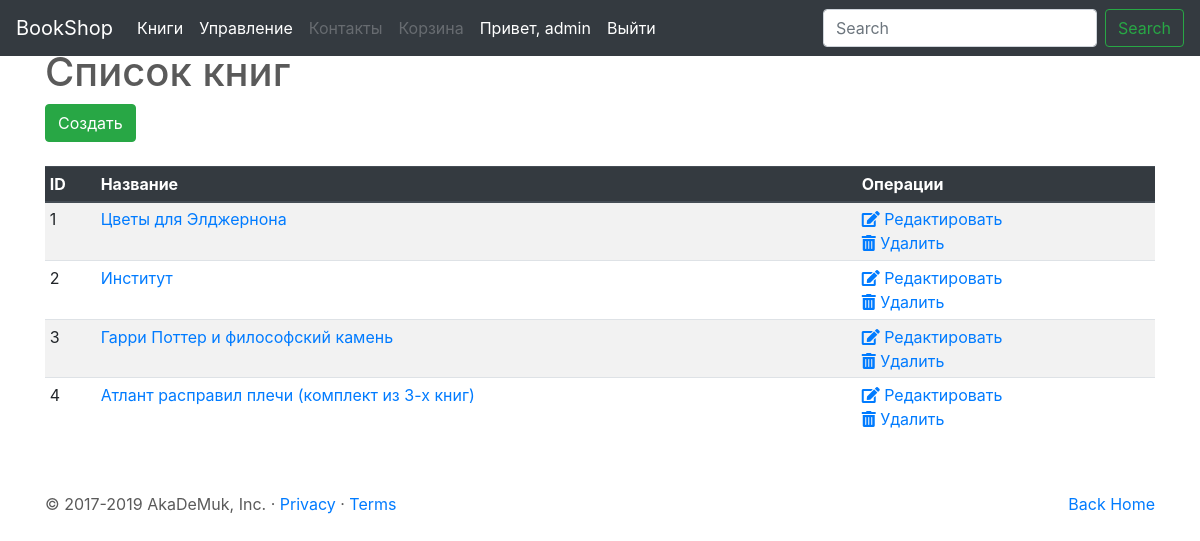
Page /books/list/ (signed in) on the committed database.
### book/models.py (models this page shows, shortened)
class Book(models.Model):
    name=models.CharField(max_length=100, verbose_name="Название книги")
    description=models.TextField (blank=True, null=True, verbose_name="Описание книги")
    image = models.ImageField(upload_to='books_images/', blank=True, null=True, verbose_name="Фото обложки", default='30478-3261.jpg')
    price=models.DecimalField(max_digits=10, decimal_places=2, verbose_name="Цена (BYN)")
    authors=models.ManyToManyField(Author)
    series=models.ForeignKey(Series, verbose_name="Серия", on_delete=models.PROTECT, blank=True, null=True)
    genres=models.ManyToManyField(Genre)
    year = models.PositiveIntegerField(
               validators=[
                   MinValueValidator(1900),
                   MaxValueValidator(datetime.now().year)],
               help_text="Используйте формат: <YYYY>", default=datetime.now().year, blank=True, null=True, verbose_name="Год издания")
    pages=models.PositiveIntegerField(blank=True, null=True, verbose_name="Количество страниц")
    binding=models.CharField(blank=True, null=True, max_length=100, verbose_name="Переплет")
    format=models.CharField(blank=True, null=True, max_length=20, verbose_name="Формат")
    isbn=models.CharField(blank=True, null=True, unique=True, max_length=17, verbose_name='ISBN')
    weight=models.PositiveIntegerField(blank=True, null=True, verbose_name="Вес (гр)")
    age_rating=models.PositiveIntegerField(blank=True, null=True, verbose_name='Возрастные ограничения')
    publisher=models.ForeignKey(Publisher, on_delete=models.PROTECT)
    quantity=models.PositiveIntegerField(default=0, verbose_name='Количество книг в наличии')
    active=models.BooleanField(default=False, verbose_name="Активный (доступен для заказа, Да/Нет)")
    rating=models.PositiveIntegerField(blank=True, null=True, verbose_name='Рейтинг (0 - 10)')
    created=models.DateTimeField(auto_now_add=True, editable=False, verbose_name='Дата внесения в каталог')
    modified=models.DateTimeField(auto_now=True, editable=False, verbose_name='Дата последнего изменения')

### book/views.py (the view)
# urls.py: path('list/',views.ViewBooks.as_view(),name="list"),
class ViewBooks(PermissionRequiredMixin, ListView):
    permission_required = 'book.view_book'
    template_name = 'book_list.html'
    model = Book
    paginate_by = 30

### book/templates/book_list.html (shortened to what this page needs)
{% extends 'base.html' %}
{% block content %}
<div class ='container'>
<h1>Список книг</h1>
<a href="{% url 'book:create' %}"><button type="button" class="btn btn-success">Cоздать</button></a>
<br>
<br>
<table class= "table table-striped table-sm">
    <thead class="thead-dark">
        <tr>
            <th scope="col">ID</th>
            <th scope="col">Название</th>
            <th scope="col">Операции</th>
        </tr>
    </thead>
    <tbody>
        {% for obj in object_list %}
            <tr>
                <td scope="row">{{obj.id}}</td>
                <td><a href="{% url 'book:detail' obj.pk %}">{{obj.name}}</a></td>
                <td><a href="{% url 'book:edit' obj.pk %}"><i class="fas fa-edit"></i> Редактировать</a><br>
                    <a href="{% url 'book:delete' obj.pk %}"><i class="fas fa-trash-alt"></i> Удалить</a></td>
            </tr>
        {% empty %}
            <tr>Нет книг.</tr>
        {% endfor %}
    </tbody>
</table>
{% include 'paginator.html' %}
</div>
{% endblock %}

### bookshop/templates/menu.html
<ul class="navbar-nav mr-auto">
    <li class="nav-item active">
        <a class="nav-link" href="{% url 'book:cards' %}">Книги</a>
    </li>
    {% if user.is_staff %}
    <li class="nav-item active">
        <a class="nav-link" href="{% url 'main:staff_page' %}">Управление</a>
    </li>
    {% endif %}
    <li class="nav-item disabled">
        <a class="nav-link disabled" href="#">Контакты</a>
    </li>
    <li class="nav-item desabled">
        <a class="nav-link disabled" href="#">Корзина</a>
    </li>
    <li class="nav-item">
        {% if user.is_anonymous %}
            <a class="nav-link active" href="{% url 'account:login' %}">Войти</a>
        {% else %}
            <a class="nav-link active" href="{% url 'account:update'  user.pk %}">Привет, {{user}}</a>
        {% endif %}
    </li>
    <li class="nav-item">
        {% if user.is_authenticated %}
            <a class="nav-link active" href="{% url 'account:logout' %}">Выйти</a>
        {% endif %}
    </li>
</ul>

### static/css/carousel.css (style rules this page uses)
body { padding-top: 3rem; padding-bottom: 3rem; color: #5a5a5a; }

### rows in the picture
Book: id "1", name "Цветы для Элджернона"
Book: id "2", name "Институт"
Book: id "3", name "Гарри Поттер и философский камень"
Book: id "4", name "Атлант расправил плечи (комплект из 3-х книг)"

### other values in the picture
{{ user }} "admin"
